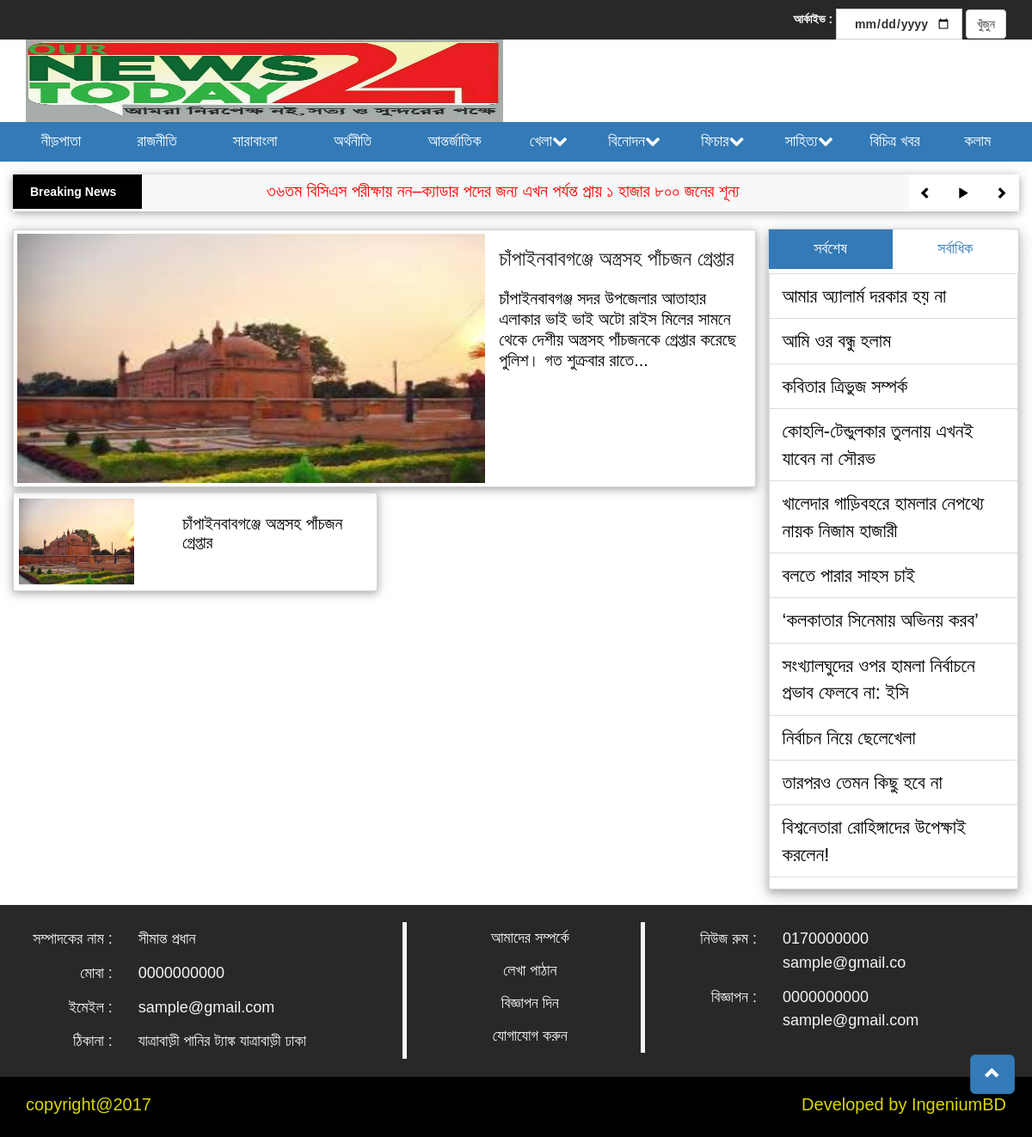
/chapainawabganj.php, run on the app's committed database.
### tables this page shows
CREATE TABLE `tbl_logontitle` (
  `logo_id` int(11) NOT NULL,
  `logo` varchar(255) NOT NULL
);

CREATE TABLE `tbl_breakingnews` (
  `breaking_id` int(11) NOT NULL,
  `title` text NOT NULL,
  `status` tinyint(1) NOT NULL
);

CREATE TABLE `tbl_newses` (
  `news_id` int(11) NOT NULL,
  `district_id` int(11) NOT NULL,
  `category_id` int(11) NOT NULL,
  `subcategory_id` int(11) NOT NULL,
  `top_news` tinyint(1) NOT NULL,
  `news_title` varchar(150) NOT NULL,
  `news_url` varchar(150) NOT NULL,
  `news_seo_title` varchar(150) NOT NULL,
  `image` varchar(255) NOT NULL,
  `news_summery` text NOT NULL,
  `news_details` text NOT NULL,
  `hits` int(11) NOT NULL,
  `author` varchar(150) NOT NULL,
  `writer` varchar(100) NOT NULL,
  `sahittowriter` varchar(200) NOT NULL,
  `status` tinyint(1) NOT NULL,
  `date` date DEFAULT NULL,
  `create_date` timestamp NOT NULL DEFAULT CURRENT_TIMESTAMP,
  `update_dateN_time` timestamp NULL DEFAULT NULL
);

CREATE TABLE `tbl_editor` (
  `editor_id` int(11) NOT NULL,
  `editor_name` varchar(150) NOT NULL,
  `editor_email` varchar(150) NOT NULL,
  `editor_mobile` varchar(15) NOT NULL,
  `editor_address` text NOT NULL
);

CREATE TABLE `tbl_emailphone` (
  `emailphone_id` int(11) NOT NULL,
  `newsroomemail` varchar(100) NOT NULL,
  `newsroommobile` varchar(15) NOT NULL,
  `advemail` varchar(100) NOT NULL,
  `advmobile` varchar(15) NOT NULL
);

### chapainawabganj.php (the view)
<?php include 'inc/header.php';?>
<?php include 'inc/breakingnews.php';?>
<?php
    $fm = new Format();
?>
<div class="inner_page">
            <div class="container">
                <div class="row">
                    <div class="col-lg-9">
                        <div class="row">
                            <div class="main_content">
                            <?php
                                 $news = new NewsAddN();
                                  $chapainawabganjTNews = $news->getTopchapainawabganjNews();
                                  if ($chapainawabganjTNews) {
                                    while ($result = $chapainawabganjTNews->fetch_assoc()) {
                              ?>
                                <div class="col-lg-8">
                                    <a href="singlenews.php?nurl=<?php echo $result['news_url']; ?>">
                                        <img src="global-panel/<?php echo $result['image']; ?>" alt="BPL" class="img-responsive"/>
                                    </a>
                                </div>
                                <div class="col-lg-4">
                                    <div class="details">
                                        <h3>
                                            <a href="singlenews.php?nurl=<?php echo $result['news_url']; ?>"><?php echo $result['news_title']; ?></a>
                                        </h3>
                                        <p>
                                            <a href="singlenews.php?nurl=<?php echo $result['news_url']; ?>"><?php echo $fm->textShorten($result['news_summery']); ?></a>
                                        </p>
                                    </div>
                                </div>
                              <?php } } ?>
                            </div>
                            <?php
                                 $news = new NewsAddN();
                                  $chapainawabganjNews = $news->getAllchapainawabganjNews();
                                  if ($chapainawabganjNews) {
                                    while ($result = $chapainawabganjNews->fetch_assoc()) {
                              ?>
                             <div class="col-lg-6">
                                <div class="content">
                                    <div class="col-lg-6">
                                        <a href="singlenews.php?nurl=<?php echo $result['news_url']; ?>">
                                            <img src="global-panel/<?php echo $result['image']; ?>" alt="Dhoni" class="img-responsive"/>
                                        </a>
                                    </div>
                                    <div class="col-lg-6">
                                        <h3><a href="singlenews.php?nurl=<?php echo $result['news_url']; ?>"><?php echo $result['news_title']; ?></a></h3>
                                    </div>
                                </div>
                            </div>
                         <?php } } ?>
                        </div>
                    </div>
                    <div class="col-lg-3">
                       <?php include 'inc/recentpopular.php';?>
                    </div>
                </div>
            </div>
        </div>
       <?php include 'inc/footer.php';?>

### inc/header.php (shortened to what the rows shown need)
<?php
include 'lib/Database.php';
include 'helpers/Format.php';
?>
<!DOCTYPE html>
<html>
    <head>
        <link rel="stylesheet" href="css/bootstrap.min.css" />
        <link rel="stylesheet" href="css/style.css" />
        <link rel="stylesheet" href="css/inner-page.css" />
        <link rel="stylesheet" href="css/kolamist.css" />
        <link rel="stylesheet" href="css/kolamist_profile.css" />
        <link rel="stylesheet" href="css/archive.css" />
        <link rel="stylesheet" href="css/news-view.css" />
        <link rel="stylesheet" href="css/map.css" />
        <link rel="stylesheet" href="css/chora.css" />
        <link rel="stylesheet" href="css/kobita.css" />
        <link rel="stylesheet" href="css/sahitto.css" />
        <link rel="stylesheet" href="css/font-awesome.min.css" />
        <link rel="stylesheet" href="css/jcarousel.responsive.css" />
        <link href="https://fonts.maateen.me/bangla/font.css" rel="stylesheet">
        <link rel="stylesheet" href="jquery-ui-1.12.1/jquery-ui.min.css" />
    </head>
    <body>
        <header>
            <div class="container main-content">
                <div class="row">
                    <div class="logo col-lg-6">
                        <?php
                        $logo = new TitleSloganLogo();
                        $getlogo = $logo->getLogiIcon();
                        if ($getlogo) {
                            while ($result = $getlogo->fetch_assoc()) {
                                ?>
                                <a href="index.php">
                                    <img src="global-panel/<?php echo $result['logo']; ?>" alt="logo" class="img-responsive"/>
                                </a>
                                <?php
                            }
                        }
                        ?>
                    </div>
                </div>
            </div>
        </header>

### inc/breakingnews.php (shortened to what the rows shown need)
<div class="breaking-news">
    <div class="container">
        <div class="row breaking_news-content">
            <div class="col-md-12">
                <div id="breaking_news" class="carousel slide breaking_news_slider" data-ride="carousel">
                    <div class="carousel-inner" role="listbox">
                    <?php
                         $news = new NewsAddN();
                          $breakingNews = $news->getAllBreakingNews();
                          $i = 1;
                     foreach ($breakingNews as $slidetop_pro) {
                                if ($i==1) {
                     ?>
                     <div class="item active">
                         <?php } else{ ?>
                         <div class="item">
                          <?php } ?>
                            <p><?php echo $slidetop_pro['title']; ?></p>
                         </div>
                     <?php $i++;} ?>
                     </div>
                   </div>
            </div>
        </div>
      </div>
</div>

### inc/recentPopular.php (shortened to what the rows shown need)
<?php
    include_once "classes/NewsAddN.php";
?>
        <div class="sorbcho-sorbadhik">
            <div class="tab-content text-justify titles">
                <div id="home" class="tab-pane fade in active">
                    <div class="list-group titles-items">
                      <?php
                         $news = new NewsAddN();
                          $recentNews = $news->getAllNRecentNews();
                          if ($recentNews) {
                            while ($result = $recentNews->fetch_assoc()) {
                      ?>
                        <button type="button" class="list-group-item"><a href="singlenews.php?nurl=<?php echo $result['news_url']; ?>"><?php echo $result['news_title']; ?></a></button>
                      <?php } }?>
                    </div>
                </div>
            </div>
        </div>

### inc/footer.php (shortened to what the rows shown need)
    <link href="//cdnjs.cloudflare.com/ajax/libs/toastr.js/latest/css/toastr.min.css" rel="stylesheet">
<footer>
    <div class="footer-part">
        <div class="container">
            <div class="row">
                <div class="footer_part_content">
                    <div class="col-lg-5 editor_details">
                 <?php
                     $einfo = new EditorInfo();
                      $editorinfo = $einfo->geteditorinfo();
                      if ($editorinfo) {
                        while ($result = $editorinfo->fetch_assoc()) {
                 ?>
                        <form class="form-horizontal">
                            <div class="form-group">
                                <label class="col-sm-4 control-label">সম্পাদকের নাম :</label>
                                <div class="col-sm-8">
                                    <p class="form-control-static"><?php echo $result['editor_name'];?></p>
                                </div>
                            </div>
                            <div class="form-group">
                                <label class="col-sm-4 control-label">মোবা :</label>
                                <div class="col-sm-8">
                                    <p class="form-control-static"><?php echo $result['editor_mobile'];?></p>
                                </div>
                            </div>
                            <div class="form-group">
                                <label class="col-sm-4 control-label">ইমেইল :</label>
                                <div class="col-sm-8">
                                    <p class="form-control-static"><?php echo $result['editor_email'];?></p>
                                </div>
                            </div>
                            <div class="form-group">
                                <label class="col-sm-4 control-label">ঠিকানা :</label>
                                <div class="col-sm-8">
                                    <p class="form-control-static"><?php echo $result['editor_address'];?></p>
                                </div>
                            </div>
                        </form>
                <?php  } } ?>
                    </div>
                    <div class="col-lg-4">
                        <div class="address_content">
            <?php
               $emailPhone = new EmailNphoneInfo();
                $allInfoPhoneEmail = $emailPhone->getAllEmailNphoneInfo();
                if ($allInfoPhoneEmail) {
                    while ($result = $allInfoPhoneEmail->fetch_assoc()) {
              ?>
                            <form class="form-horizontal">
                                <div class="form-group">
                                    <label class="col-sm-4 control-label">নিউজ রুম :</label>
                                    <div class="col-sm-8">
                                        <p class="form-control-static"><?php echo $result['newsroommobile'];?></p>
                                        <p class="form-control-static email"><?php echo $result['newsroomemail'];?></p>
                                    </div>
                                </div>
                                <div class="form-group">
                                    <label class="col-sm-4 control-label">বিজ্ঞাপন :</label>
                                    <div class="col-sm-8">
                                        <p class="form-control-static"><?php echo $result['advmobile'];?></p>
                                        <p class="form-control-static email"><?php echo $result['advemail'];?></p>
                                    </div>
                                </div>
                            </form>
                  <?php } } ?>
                        </div>
                    </div>
                </div>
            </div>
        </div>
    </div>
</footer>

### data on the page
tbl_logontitle: logo (picture)
tbl_breakingnews: title "৩৬তম বিসিএস পরীক্ষায় নন–ক্যাডার পদের জন্য এখন পর্যন্ত প্রায় ১ হাজার ৮০০ জনের শূন্য"
tbl_newses: image (picture), news_title "চাঁপাইনবাবগঞ্জে অস্ত্রসহ পাঁচজন গ্রেপ্তার", news_summery "চাঁপাইনবাবগঞ্জ সদর উপজেলার আতাহার এলাকার ভাই ভাই অটো রাইস মিলের সামনে থেকে দেশীয় অস্ত্রসহ পাঁচজনকে গ্রেপ্তার করেছে পুলিশ। গত শুক্রবার রাতে..."
tbl_newses: news_title "আমার অ্যালার্ম দরকার হয় না"
tbl_newses: news_title "আমি ওর বন্ধু হলাম"
tbl_newses: news_title "কবিতার ত্রিভুজ সম্পর্ক"
tbl_newses: news_title "কোহলি-টেন্ডুলকার তুলনায় এখনই যাবেন না সৌরভ"
tbl_newses: news_title "খালেদার গাড়িবহরে হামলার নেপথ্যে নায়ক নিজাম হাজারী"
tbl_newses: news_title "বলতে পারার সাহস চাই"
tbl_newses: news_title "‘কলকাতার সিনেমায় অভিনয় করব’"
tbl_newses: news_title "সংখ্যালঘুদের ওপর হামলা নির্বাচনে প্রভাব ফেলবে না: ইসি"
tbl_newses: news_title "নির্বাচন নিয়ে ছেলেখেলা"
tbl_newses: news_title "তারপরও তেমন কিছু হবে না"
tbl_newses: news_title "বিশ্বনেতারা রোহিঙ্গাদের উপেক্ষাই করলেন!"
tbl_editor: editor_name "সীমান্ত প্রধান", editor_mobile "0000000000", editor_email "sample@gmail.com", editor_address "যাত্রাবাড়ী পানির ট্যাঙ্ক যাত্রাবাড়ী ঢাকা"
tbl_emailphone: newsroommobile "0170000000", newsroomemail "sample@gmail.co", advmobile "0000000000", advemail "sample@gmail.com"
